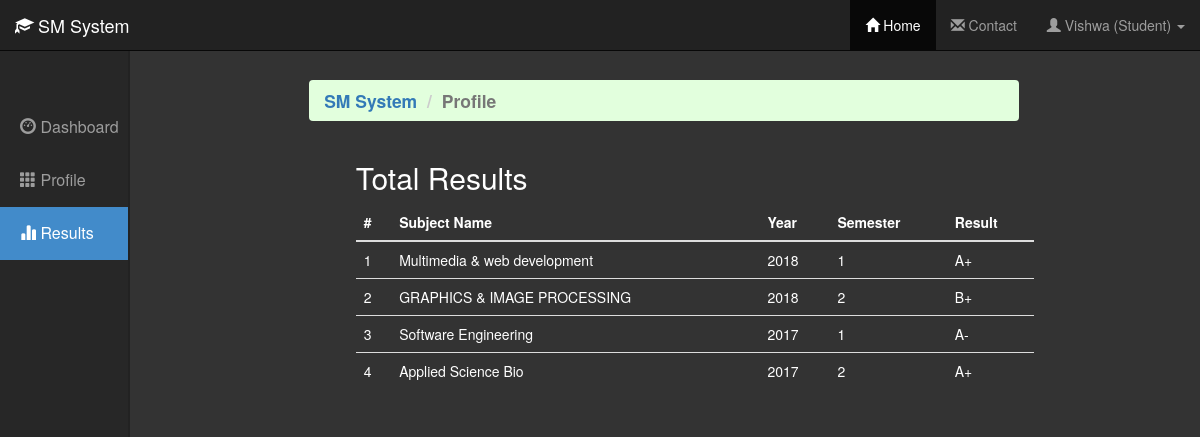
The page /student.php?p=results (signed in) on the database its author committed.
### tables this page shows
CREATE TABLE `results` (
  `id` int(3) NOT NULL,
  `indexno` int(5) NOT NULL,
  `year` year(4) NOT NULL,
  `sem` int(1) NOT NULL,
  `scode` varchar(10) NOT NULL,
  `result` varchar(3) NOT NULL
);

CREATE TABLE `subject` (
  `id` int(3) NOT NULL,
  `scode` varchar(10) NOT NULL,
  `scredits` int(1) NOT NULL,
  `sname` varchar(50) NOT NULL
);

### s_pages/results.php (the view, shortened to what this page needs)
<div class="col-xs-offset-2 col-sm-offset-1 col-md-12 col-sm-12">
	<div class="panelmain">
                <div class="col-md-12">
				<ol class="breadcrumb2">
					<li class="breadcrumb-item">
						<a href="student.php">SM System</a>
					</li>
					<li class="breadcrumb-item active">Profile</li>
				</ol>
<div class="row">
	<div class="col-xs-offset-1">
<?php
					$indexno = $_SESSION['indexno'];
					$table_dat = "SELECT results.year,results.sem,results.result,subject.sname FROM results JOIN subject ON results.scode=subject.scode WHERE results.indexno='$indexno'";
					$query_dat = $connection->query($table_dat);
					$id = 1;
					if($query_dat){
					echo '
		<h2 class="sub-header">Total Results</h2>
        <div class="table-responsive">
            <table class="table">
              <thead>
                <tr>
                  <th>#</th>
                  <th>Subject Name</th>
                  <th>Year</th>
                  <th>Semester</th>
				  <th>Result</th>
                </tr>
              </thead>
              <tbody>';
						$rows=$query_dat->num_rows;
						for($j=0;$j<$rows;$j++){
							$query_dat->data_seek($j);
							$row=$query_dat->fetch_array(MYSQLI_ASSOC);
							echo '
								<tr>
									<td>'.$id++.'</td>
									<td>'.$row['sname'].'</td>
									<td>'.$row['year'].'</td>
									<td>'.$row['sem'].'</td>
									<td>'.$row['result'].'</td>
								</tr>';
						}
						echo '
              </tbody>
            </table>
        </div>';
					}
					else{
						echo '<h3 class="sub-header">No results at this time...</h3>';
					}
?>
	 </div>
</div>

### student.php (shortened to what this page needs)
<?php
if(isset($_SESSION['type'])){
if($_SESSION['type'] == 'student'){
	echo '
<!DOCTYPE html>
<html lang="en">
  <head>
    <meta charset="utf-8">
    <meta http-equiv="X-UA-Compatible" content="IE=edge">
    <meta name="viewport" content="width=device-width, initial-scale=1">
    <title>SM System</title>
	<link rel="shortcut icon" type="favicon" href="boostrap/favicon.ico">
    <link href="boostrap/css/bootstrap.min.css" rel="stylesheet">
	<link href="css/style-1.css" rel="stylesheet">
	<link href="css/style-2.css" rel="stylesheet">
	<link href="css/style-main-0.css" rel="stylesheet">
	<link href="boostrap/css/font-awesome.min.css" rel="stylesheet">
  </head>
  <body>
  <div class="cover">
	<nav class="navbar navbar-inverse navbar-fixed-top">
	  <div class="container-fluid">
	    <div class="navbar-header">
		  <button type="button" class="navbar-toggle" data-toggle="collapse" data-target="#navCollapse">
		    <span class="icon-bar"></span>
		    <span class="icon-bar"></span>
		    <span class="icon-bar"></span>
		  </button>
		  <a class="navbar-brand" href="student.php"><span class="glyphicon glyphicon-education"></span> SM System</a>
		</div>
		<div class="collapse navbar-collapse" id="navCollapse">
	      <ul class="nav navbar-nav navbar-right">
		    <li class="active"><a href="student.php">
			<span class="glyphicon glyphicon-home"></span>  Home</a></li>
			  <li><a href="contact.php">
		      <span class="glyphicon glyphicon-envelope"></span> Contact</a></li>
			  <li class="dropdown">
              <a href="#" class="dropdown-toggle" data-toggle="dropdown" role="button" aria-haspopup="true" aria-expanded="false"><span class="glyphicon glyphicon-user"></span>
	';
		echo ucfirst($_SESSION['fname']).' ('.ucfirst($_SESSION['type']).')';
	echo '
	 <span class="caret"></span></a>
              <ul class="dropdown-menu">
                <li><a href="logout.php"><span class="glyphicon glyphicon-log-out"></span> Logout</a></li>
              </ul>
            </li>
		  </ul>
		</div>
	  </div>
	</nav>
	<div class="container-fluid">
	  <div class="row">
	    <div class="col-sm-3 col-md-2">
		<div class="sidebar">
		  <ul class="nav nav-sidebar">
		  <li class="
	';
			$x='';
			if(!empty($_GET['p'])){
				if($_GET['p']==$x){
					echo 'active';
				}
			}
	echo '
			">
			<a href="student.php?p=home"><span class="glyphicon glyphicon-dashboard"></span> Dashboard</a>
			</li>
			<li class="
	';
			$x='profile';
			if(!empty($_GET['p'])){
				if($_GET['p']==$x){
					echo 'active';
				}
			}
	echo '
			">
			<a href="student.php?p=profile"><span class="glyphicon glyphicon-th"></span> Profile</a>
			</li>
			<li class="
	';
			$x='results';
			if(!empty($_GET['p'])){
				if($_GET['p']==$x){
					echo 'active';
				}
			}
	echo '
			">
			<a href="student.php?p=results"><span class="glyphicon glyphicon-stats"></span> Results</a>
			</li>
	      </ul>
	    </div>
		</div>
		<div class="col-sm-7 col-sm-offset-3  col-xs-offset-1 col-md-8 col-md-offset-0">
	';
		$pages_dir = 's_pages';
		if(!empty($_GET['p'])){
		$pages = scandir($pages_dir,0);
		unset($pages[0],$pages[1]);
		$p = $_GET['p'];
		if(in_array($p.'.php',$pages)){
			include($pages_dir.'/'.$p.'.php');
		}
		}
		else{
		include($pages_dir.'/home.php');
		}
	echo '
		</div>
	  </div>
	</div>
  </div>
    <script src="boostrap/js/jquery.min.js"></script>
    <script src="boostrap/js/bootstrap.min.js"></script>
  </body>
</html>
	';
}
else{
	echo '<strong>404</strong> Sorry page not found.';
}
}
else{
	header("Location: welcome.php");
}
?>

### css/style-1.css (style rules this page uses)
body { background-color: #333; }
.cover { color: #fff; }
.breadcrumb2 { padding: 8px 15px; margin-bottom: 20px; list-style: none; background-color: #e2ffdd; border-radius: 4px; font-size: 125%; text-align: left; font-weight: 550; }
.breadcrumb2>li { display:inline-block; }
.breadcrumb2>li+li:before { padding:0 5px; color:#ccc; content:"/\00a0" }
.breadcrumb2>.active { color:#777 }

### css/style-2.css (style rules this page uses)
.panelmain { margin-top: 80px; }

### css/style-main-0.css (style rules this page uses)
.sidebar { display: none; }
.sidebar { position: fixed; top: 51px; bottom: 0; left: 0; z-index: 1000; display: block; overflow-x: hidden; overflow-y: auto; background-color: #222222a1; border-right: 2px solid #222; }
@media (min-width: 768px) { .sidebar { padding: 20px; } }
.nav-sidebar { margin-right: -21px; margin-bottom: 20px; margin-top: 30px; margin-left: -20px; }
.nav-sidebar > li > a { padding-right: 10px; padding-left: 20px; padding-top: 15px; padding-bottom: 15px; font-size: 16px; color: #9d9d9d; }
.nav-sidebar > .active > a, .nav-sidebar > .active > a:hover, .nav-sidebar > .active > a:focus { color: #fff; background-color: #428bca; }

### rows shown on the page
results: subject.sname "Multimedia & web development", year "2018", sem "1", result "A+"
results: subject.sname "GRAPHICS & IMAGE PROCESSING", year "2018", sem "2", result "B+"
results: subject.sname "Software Engineering", year "2017", sem "1", result "A-"
results: subject.sname "Applied Science Bio", year "2017", sem "2", result "A+"

### other values the page prints
$_SESSION['fname'] "Vishwa"
$_SESSION['type'] "Student"
